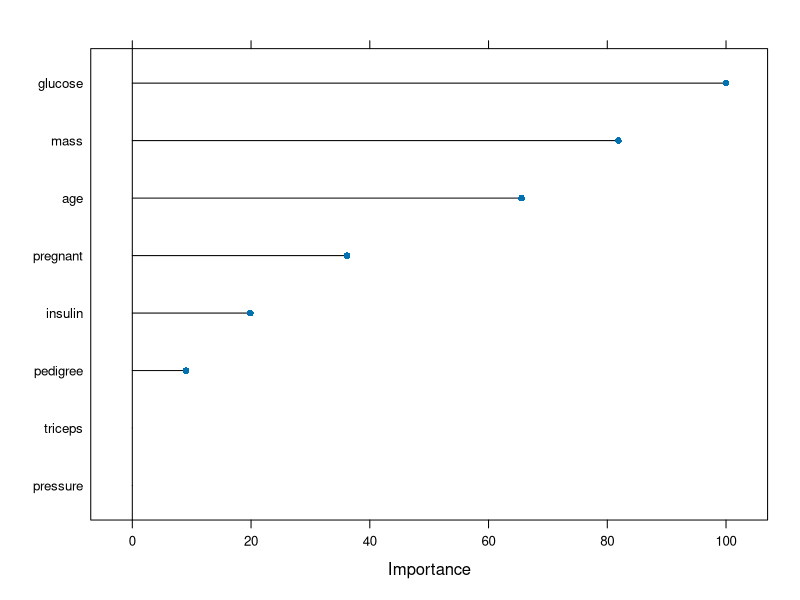
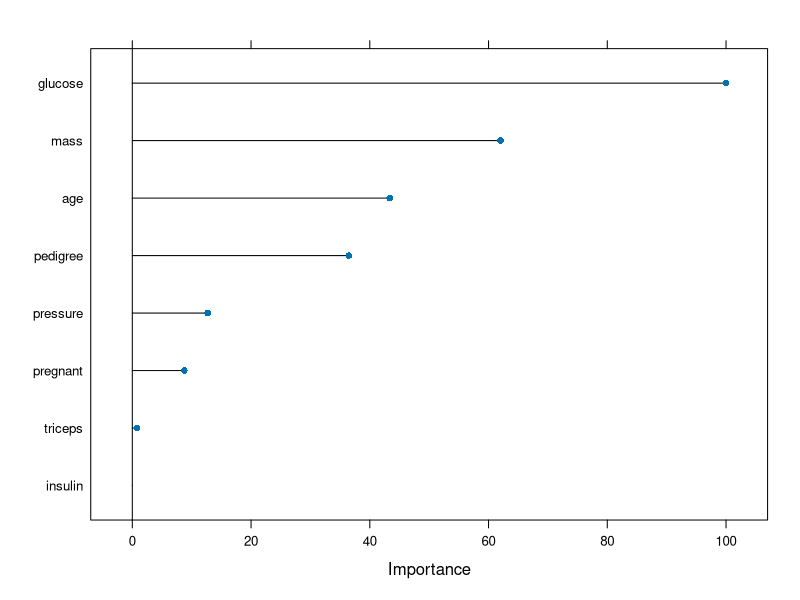
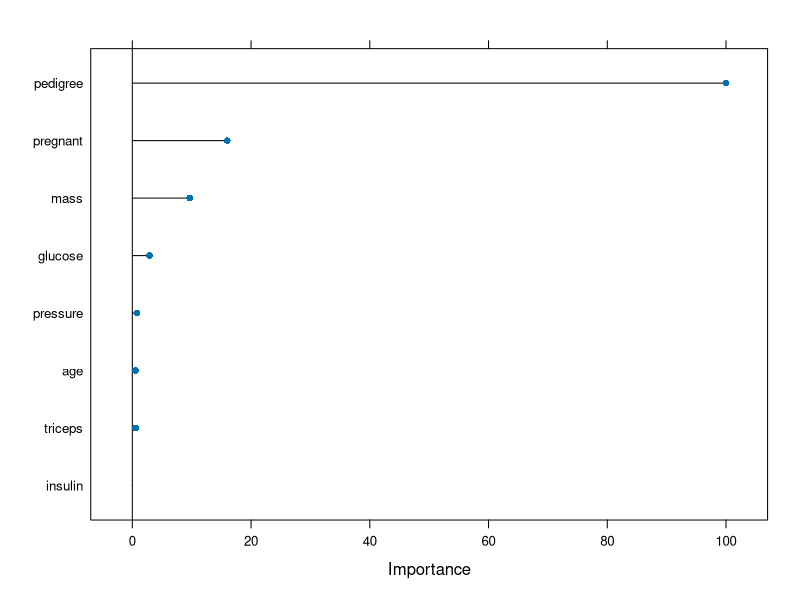
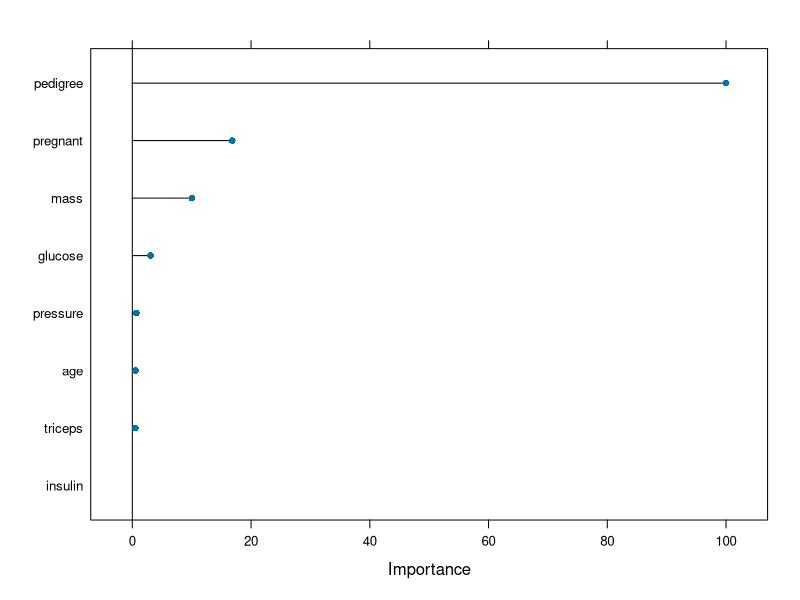

Source code (R) for these figures, in order: (Note: this script raises an error after producing the figures.)
## ---- chunk 1
knitr::opts_chunk$set(message = FALSE, warning = FALSE)
## ---- chunk 2
library(mlbench)
library(tidyverse)
data(PimaIndiansDiabetes)
df <- tibble(PimaIndiansDiabetes)
## ---- chunk 3
library(caret)
df <- df %>% 
  rename(target=diabetes) %>% 
  mutate(target = as.factor(target))

splitIndex <- createDataPartition(df$target, p= .70, list = FALSE)

df_train <- df[splitIndex,]
df_test <- df[-splitIndex,]

## ---- chunk 4
model1 <- train(target ~., data = df_train,
                method = "rpart2",
                maxdepth=3)

pred <- predict(model1, df_test)
cm <- confusionMatrix(data = pred, reference = df_test$target, positive = "pos")
cm$overall[1]

model2 <- train(target~., data = df_train,
                method = "rf",
                ntree = 1000)

pred <- predict(model2, df_test)
cm <- confusionMatrix(data = pred, reference = df_test$target, positive = "pos")
cm$overall[1]
## ---- chunk 5
plot(varImp(model1))
## ---- chunk 6
plot(varImp(model2))
## ---- chunk 7
library(glmnet)
splitIndex <- createDataPartition(df$target, p= .70, list = FALSE)

df_train <- df[splitIndex,]
df_test <- df[-splitIndex,]

model1 <- train(target ~., data = df_train,
                method = "glmnet",
                maxdepth=3)

pred <- predict(model1, df_test)
cm <- confusionMatrix(data = pred, reference = df_test$target, positive = "pos")
cm$overall[1]

model2 <- train(target~., data = df_train,
                method = "glmnet",
                ntree = 1000)

pred <- predict(model2, df_test)
cm <- confusionMatrix(data = pred, reference = df_test$target, positive = "pos")
cm$overall[1]

## ---- chunk 8
plot(varImp(model1))
## ---- chunk 9
plot(varImp(model2))
## ---- chunk 10
library(caret)
splitIndex <- createDataPartition(df$target, p= .70, list = FALSE)

df_train <- df[splitIndex,]
df_test <- df[-splitIndex,]

model1 <- train(target ~., data = df_train,
                method = "fda")
               

pred <- predict(model1, df_test)
cm <- confusionMatrix(data = pred, reference = df_test$target, positive = "pos")
cm$overall[1]

model2 <- train(target~., data = df_train,
                method = "ada")

pred <- predict(model2, df_test)
cm <- confusionMatrix(data = pred, reference = df_test$target, positive = "pos")
cm$overall[1]
## ---- chunk 11
plot(varImp(model1))
## ---- chunk 12
#plot(varImp(model2))
#This one is not possible to plot.
